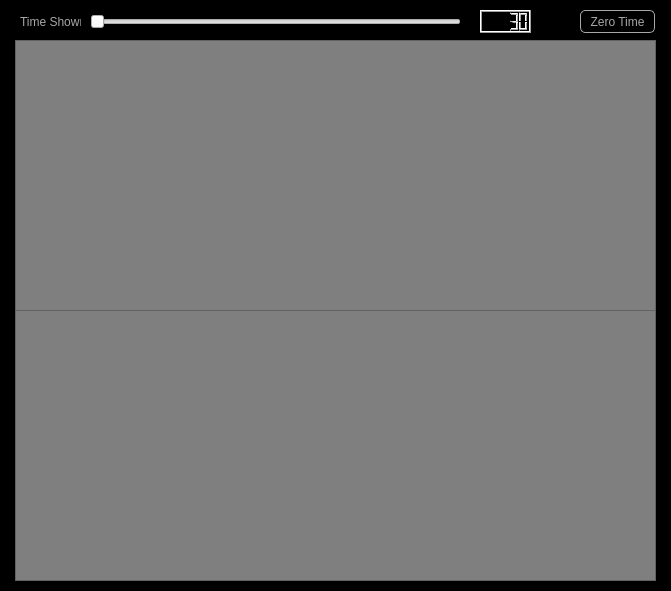
<?xml version="1.0" encoding="UTF-8"?>
<ui version="4.0">
 <class>MainWindow</class>
 <widget class="QMainWindow" name="MainWindow">
  <property name="geometry">
   <rect>
    <x>0</x>
    <y>0</y>
    <width>671</width>
    <height>591</height>
   </rect>
  </property>
  <property name="sizePolicy">
   <sizepolicy hsizetype="Fixed" vsizetype="Fixed">
    <horstretch>0</horstretch>
    <verstretch>0</verstretch>
   </sizepolicy>
  </property>
  <property name="minimumSize">
   <size>
    <width>671</width>
    <height>591</height>
   </size>
  </property>
  <property name="maximumSize">
   <size>
    <width>671</width>
    <height>591</height>
   </size>
  </property>
  <property name="windowTitle">
   <string>PLL Monitor</string>
  </property>
  <widget class="QWidget" name="centralwidget">
   <property name="sizePolicy">
    <sizepolicy hsizetype="Fixed" vsizetype="Fixed">
     <horstretch>0</horstretch>
     <verstretch>0</verstretch>
    </sizepolicy>
   </property>
   <property name="styleSheet">
    <string notr="true">#centralwidget{
background-color: rgb(0, 0, 0);
}

QLabel{
color:rgb(168,168,168)
}</string>
   </property>
   <widget class="QFrame" name="fieldSlider">
    <property name="geometry">
     <rect>
      <x>15</x>
      <y>40</y>
      <width>641</width>
      <height>271</height>
     </rect>
    </property>
    <property name="styleSheet">
     <string notr="true">background-color: rgb(127, 127, 127);</string>
    </property>
    <property name="frameShape">
     <enum>QFrame::StyledPanel</enum>
    </property>
    <property name="frameShadow">
     <enum>QFrame::Raised</enum>
    </property>
   </widget>
   <widget class="QFrame" name="fieldSlider_2">
    <property name="geometry">
     <rect>
      <x>15</x>
      <y>310</y>
      <width>641</width>
      <height>271</height>
     </rect>
    </property>
    <property name="styleSheet">
     <string notr="true">background-color: rgb(127, 127, 127);</string>
    </property>
    <property name="frameShape">
     <enum>QFrame::StyledPanel</enum>
    </property>
    <property name="frameShadow">
     <enum>QFrame::Raised</enum>
    </property>
   </widget>
   <widget class="QPushButton" name="push_zeroTime">
    <property name="geometry">
     <rect>
      <x>580</x>
      <y>10</y>
      <width>75</width>
      <height>23</height>
     </rect>
    </property>
    <property name="styleSheet">
     <string notr="true">QPushButton:pressed#push_zeroTime{
color: rgb(168,168,168);
background-color:rgb(95,107,166);
border: 1px solid rgb(168,168,168);
border-radius: 5px
}

QPushButton#push_zeroTime{
color: rgb(168,168,168);
background-color:rgb(0,0,0);
border: 1px solid rgb(168,168,168);
border-radius: 5px
}</string>
    </property>
    <property name="text">
     <string>Zero Time</string>
    </property>
   </widget>
   <widget class="QSlider" name="horizontalSlider">
    <property name="geometry">
     <rect>
      <x>90</x>
      <y>10</y>
      <width>371</width>
      <height>23</height>
     </rect>
    </property>
    <property name="maximum">
     <number>3570</number>
    </property>
    <property name="orientation">
     <enum>Qt::Horizontal</enum>
    </property>
   </widget>
   <widget class="QLabel" name="label">
    <property name="geometry">
     <rect>
      <x>20</x>
      <y>10</y>
      <width>61</width>
      <height>23</height>
     </rect>
    </property>
    <property name="text">
     <string>Time Shown</string>
    </property>
   </widget>
   <widget class="QLCDNumber" name="lcdNumber">
    <property name="geometry">
     <rect>
      <x>480</x>
      <y>10</y>
      <width>51</width>
      <height>23</height>
     </rect>
    </property>
    <property name="value" stdset="0">
     <double>30.000000000000000</double>
    </property>
   </widget>
  </widget>
 </widget>
 <resources>
  <include location="../Resources/nSOTScannerResources.qrc"/>
 </resources>
 <connections/>
</ui>
